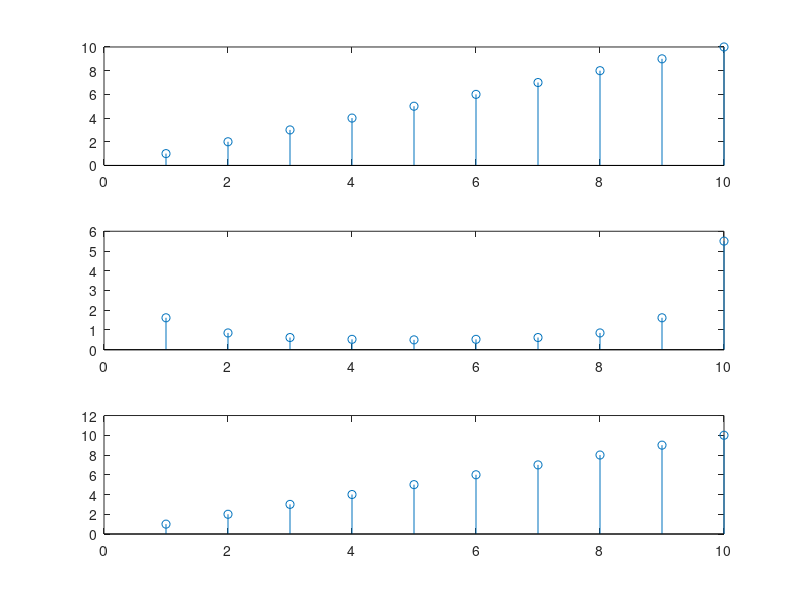

Write the MATLAB code that produced this figure.
function Main_DTFS()
x=[1:10];
N=length(x);
ak=DTFS(x,N);
xn=IDTFS(ak,N);

subplot(3,1,1);
stem(x,x);
hold on
subplot(3,1,2);
stem(x,abs(ak));
hold on
subplot(3,1,3);
stem(x,xn);
hold on

end

function [ak]= DTFS(x,N)

for k=1:N
a=0;
    for n=1:N
    
        a=a+(1/N)*x(n).*exp(-1*i*k*(2*pi/N)*n);
        
    end
        ak(k)=a;
end

end

function [x]=IDTFS(ak,N)

for n=1:N
x1=0;
    for k=1:N
    
        x1=x1+ak(k)*exp(i*k*(2*pi/N)*n);
        
    end
        x(n)=x1;
end

end